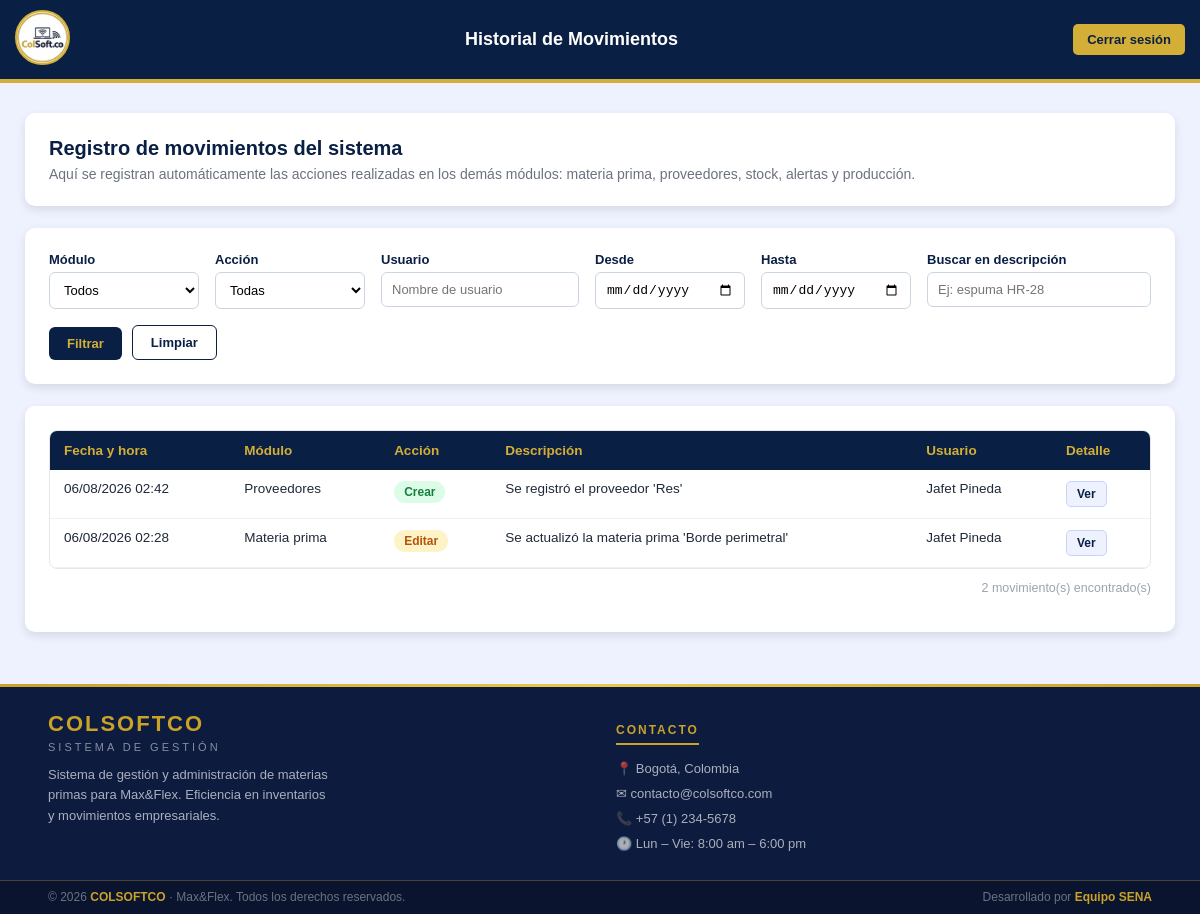
/view/historial_movimientos/historial.php (signed in), run on an earlier commit of the app's database.
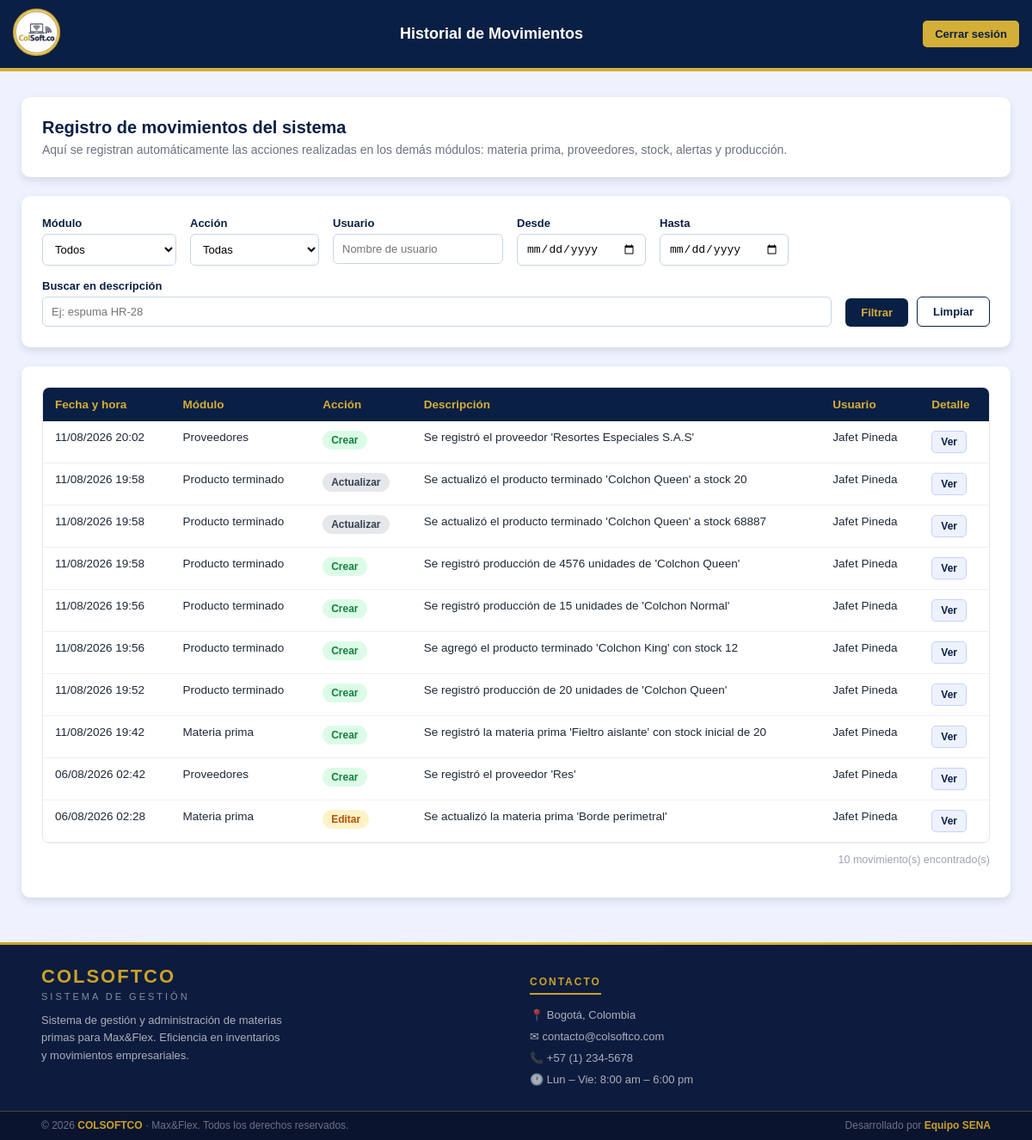
And on a later commit of the database.
### tables this page shows
CREATE TABLE `historial_movimientos` (
  `id` int(11) NOT NULL,
  `modulo` varchar(50) NOT NULL,
  `accion` varchar(50) NOT NULL,
  `id_registro` int(11) DEFAULT NULL,
  `descripcion` text NOT NULL,
  `datos_anteriores` longtext DEFAULT NULL CHECK (json_valid(`datos_anteriores`)),
  `datos_nuevos` longtext DEFAULT NULL CHECK (json_valid(`datos_nuevos`)),
  `usuario_id` int(11) DEFAULT NULL,
  `usuario_nombre` varchar(100) NOT NULL,
  `ip` varchar(45) DEFAULT NULL,
  `fecha_hora` datetime NOT NULL DEFAULT current_timestamp()
);

### app/HistorialMovimientos.php (called while the page is built, shortened)
<?php
require_once __DIR__ . '/../config/conexion.php';
class HistorialMovimientos
{
    private PDO $conn;
    public function __construct()
    {
        $this->conexionObj = new Conexion();
        $this->conn = $this->conexionObj->getConnection();
    }
    public function obtener(array $filtros = [], int $pagina = 1, int $porPagina = 20): array
    {
        [$where, $params] = $this->construirFiltros($filtros);
        $offset = max(0, ($pagina - 1) * $porPagina);
        $sql = "SELECT * FROM historial_movimientos
                {$where}
                ORDER BY fecha_hora DESC
                LIMIT :limite OFFSET :offset";
        $stmt = $this->conn->prepare($sql);
        $stmt->bindValue(':limite', $porPagina, PDO::PARAM_INT);
        $stmt->bindValue(':offset', $offset, PDO::PARAM_INT);
        $stmt->execute();
        return $stmt->fetchAll(PDO::FETCH_ASSOC);
    }
    public function contarRegistros(array $filtros = []): int
    {
        [$where, $params] = $this->construirFiltros($filtros);
        $sql = "SELECT COUNT(*) AS total FROM historial_movimientos {$where}";
        $stmt = $this->conn->prepare($sql);
        $stmt->execute();
        return (int) $stmt->fetch(PDO::FETCH_ASSOC)['total'];
    }
    private function construirFiltros(array $filtros): array
    {
        $condiciones = [];
        $params = [];
        $where = count($condiciones) > 0 ? 'WHERE ' . implode(' AND ', $condiciones) : '';
        return [$where, $params];
    }
}

### config/conexion.php (called while the page is built, shortened)
<?php
  class Conexion
  {
    private string $Servidor = "localhost";
    private string $BaseDeDatos = "colsoftco";
    private string $Usuario = "root";
    private string $Password = "";
    public function getConnection(){
      $this->Conector = new PDO(
        "mysql:host=".$this->Servidor.";dbname=".$this->BaseDeDatos,
        $this->Usuario,
        $this->Password
      );
      $this->Conector->exec("set names utf8");
      return $this->Conector;
    }
  }

### view/historial_movimientos/historial.php (the view, shortened to what this page needs)
<?php
require_once __DIR__ . '/../../app/HistorialMovimientos.php';
$historial = new HistorialMovimientos();
$filtros = [
    'modulo'       => $_GET['modulo'] ?? '',
    'accion'       => $_GET['accion'] ?? '',
    'usuario'      => $_GET['usuario'] ?? '',
    'fecha_inicio' => $_GET['fecha_inicio'] ?? '',
    'fecha_fin'    => $_GET['fecha_fin'] ?? '',
    'buscar'       => $_GET['buscar'] ?? '',
];
$porPagina = 15;
$pagina    = isset($_GET['pagina']) ? max(1, (int) $_GET['pagina']) : 1;
$totalRegistros = $historial->contarRegistros($filtros);
$movimientos    = $historial->obtener($filtros, $pagina, $porPagina);
function claseAccion(string $accion): string
{
    return match ($accion) {
        'crear'    => 'badge badge-crear',
        'editar'   => 'badge badge-editar',
        'eliminar' => 'badge badge-eliminar',
        'entrada'  => 'badge badge-entrada',
        'salida'   => 'badge badge-salida',
        default    => 'badge badge-default',
    };
}
?>
<!DOCTYPE html>
<html lang="es">
<head>
    <link rel="stylesheet" href="historial.css">
</head>
<body>
    <header>
        <div class="logo">
            <a href="../../app/ir_panel.php">
                <img src="../../public/imagenes/logo.png" alt="logo">
            </a>
        </div>
        <div class="header-title">
            <h1>Historial de Movimientos</h1>
        </div>
        <button id="btnLogout" class="btn-logout" onclick="cerrarSesion()">
            Cerrar sesión
        </button>
    </header>
    <div class="page-body">
        <main class="content">
            <div class="tarjeta">
                <h2>Registro de movimientos del sistema</h2>
                <p class="subtitulo">
                    Aquí se registran automáticamente las acciones realizadas en los
                    demás módulos: materia prima, proveedores, stock, alertas y producción.
                </p>
            </div>
            <div class="tarjeta">
                <form class="filtros" method="GET" action="historial.php">
                    <div class="campo-filtro">
                        <label for="modulo">Módulo</label>
                        <select name="modulo" id="modulo">
                            <option value="">Todos</option>
                        </select>
                    </div>
                    <div class="campo-filtro">
                        <label for="accion">Acción</label>
                        <select name="accion" id="accion">
                            <option value="">Todas</option>
                        </select>
                    </div>
                    <div class="campo-filtro">
                        <label for="usuario">Usuario</label>
                        <input type="text" name="usuario" id="usuario" placeholder="Nombre de usuario"
                            value="<?= htmlspecialchars($filtros['usuario']) ?>">
                    </div>
                    <div class="campo-filtro">
                        <label for="fecha_inicio">Desde</label>
                        <input type="date" name="fecha_inicio" id="fecha_inicio"
                            value="<?= htmlspecialchars($filtros['fecha_inicio']) ?>">
                    </div>
                    <div class="campo-filtro">
                        <label for="fecha_fin">Hasta</label>
                        <input type="date" name="fecha_fin" id="fecha_fin"
                            value="<?= htmlspecialchars($filtros['fecha_fin']) ?>">
                    </div>
                    <div class="campo-filtro campo-buscar">
                        <label for="buscar">Buscar en descripción</label>
                        <input type="text" name="buscar" id="buscar" placeholder="Ej: espuma HR-28"
                            value="<?= htmlspecialchars($filtros['buscar']) ?>">
                    </div>
                    <div class="campo-filtro acciones-filtro">
                        <button type="submit" class="btn btn-primary">Filtrar</button>
                        <a href="historial.php" class="btn btn-outline">Limpiar</a>
                    </div>
                </form>
            </div>
            <div class="tarjeta">
                <div class="tabla-wrapper">
                    <table class="tabla-historial">
                        <thead>
                            <tr>
                                <th>Fecha y hora</th>
                                <th>Módulo</th>
                                <th>Acción</th>
                                <th>Descripción</th>
                                <th>Usuario</th>
                                <th>Detalle</th>
                            </tr>
                        </thead>
                        <tbody>
                            <?php if (count($movimientos) === 0): ?>
                                <tr>
                                    <td colspan="6" class="sin-resultados">
                                        No se encontraron movimientos con los filtros seleccionados.
                                    </td>
                                </tr>
                            <?php else: ?>
                                <?php foreach ($movimientos as $mov): ?>
                                    <tr>
                                        <td><?= date('d/m/Y H:i', strtotime($mov['fecha_hora'])) ?></td>
                                        <td><?= htmlspecialchars(ucfirst(str_replace('_', ' ', $mov['modulo']))) ?></td>
                                        <td><span class="<?= claseAccion($mov['accion']) ?>"><?= htmlspecialchars(ucfirst($mov['accion'])) ?></span></td>
                                        <td><?= htmlspecialchars($mov['descripcion']) ?></td>
                                        <td><?= htmlspecialchars($mov['usuario_nombre']) ?></td>
                                        <td>
                                            <?php if ($mov['datos_anteriores'] || $mov['datos_nuevos']): ?>
                                                <button type="button" class="btn-detalle"
                                                    onclick="mostrarDetalle(<?= (int) $mov['id'] ?>)">
                                                    Ver
                                                </button>
                                            <?php else: ?>
                                                —
                                            <?php endif; ?>
                                        </td>
                                    </tr>
                                <?php endforeach; ?>
                            <?php endif; ?>
                        </tbody>
                    </table>
                </div>
                <p class="total-resultados"><?= $totalRegistros ?> movimiento(s) encontrado(s)</p>
            </div>
        </main>
    </div>
    <footer>
        <div class="footer-divider"></div>
        <div class="footer-top">
            <div>
                <p class="footer-brand-name">COLSOFTCO</p>
                <p class="footer-brand-sub">Sistema de Gestión</p>
                <p class="footer-brand-desc">
                    Sistema de gestión y administración de materias primas para Max&Flex.
                    Eficiencia en inventarios y movimientos empresariales.
                </p>
            </div>
            <div>
                <p class="footer-col-title">Contacto</p>
                <div class="footer-contact-item">📍 Bogotá, Colombia</div>
                <div class="footer-contact-item">✉ contacto@colsoftco.com</div>
                <div class="footer-contact-item">📞 +57 (1) 234-5678</div>
                <div class="footer-contact-item">🕐 Lun – Vie: 8:00 am – 6:00 pm</div>
            </div>
        </div>
        <div class="footer-bottom">
            <span>© 2026 <strong>COLSOFTCO</strong> · Max&Flex. Todos los derechos reservados.</span>
            <span>Desarrollado por <strong>Equipo SENA</strong></span>
        </div>
    </footer>
</body>
</html>

### view/historial_movimientos/historial.css (style rules this page uses)
* { box-sizing: border-box; }
body { font-family: Arial, Helvetica, sans-serif; background: #eef2ff; margin: 0; display: flex; flex-direction: column; min-height: 100vh; color: #1f2937; }
header { display: flex; align-items: center; justify-content: space-between; background-color: #0A1F44; padding: 10px 15px; min-height: 70px; border-bottom: 4px solid #D4AF37; gap: 10px; }
header .logo { display: flex; align-items: center; flex-shrink: 0; }
header .logo img { width: 55px; height: 55px; border-radius: 50%; border: 2px solid #D4AF37; background: white; }
.header-title { flex: 1; text-align: center; overflow: hidden; }
.header-title h1 { margin: 0; color: white; font-size: 18px; font-weight: bold; }
.btn-logout { background-color: #D4AF37; color: #0A1F44; border: none; padding: 8px 14px; border-radius: 5px; cursor: pointer; font-size: 13px; font-weight: bold; transition: 0.3s; flex-shrink: 0; }
.page-body { flex: 1; padding: 30px 15px; }
.content { margin: 0 auto; max-width: 1150px; width: 100%; }
.tarjeta { background: #fff; border-radius: 10px; box-shadow: 0 4px 10px rgba(0, 0, 0, .1); padding: 24px; margin-bottom: 22px; }
.tarjeta h2 { margin: 0 0 6px; color: #0A1F44; font-size: 20px; }
.subtitulo { margin: 0; color: #6b7280; font-size: 14px; }
.filtros { display: flex; flex-wrap: wrap; gap: 16px; }
.campo-filtro { display: flex; flex-direction: column; font-size: 13px; min-width: 150px; }
.campo-filtro label { margin-bottom: 5px; font-weight: 600; color: #0A1F44; }
.campo-filtro input, .campo-filtro select { padding: 9px 10px; border: 1px solid #cbd5e1; border-radius: 6px; font-size: 13px; background: #fff; }
.campo-buscar { flex-grow: 1; min-width: 220px; }
.acciones-filtro { flex-direction: row; align-items: flex-end; gap: 10px; }
.btn { padding: 9px 18px; border-radius: 6px; font-size: 13px; font-weight: 700; text-decoration: none; border: none; cursor: pointer; display: inline-block; text-align: center; }
.btn-primary { background: #0A1F44; color: #D4AF37; }
.btn-outline { background: #fff; color: #0A1F44; border: 1px solid #0A1F44; }
.tabla-wrapper { overflow-x: auto; border: 1px solid #e5e7eb; border-radius: 8px; }
.tabla-historial { width: 100%; border-collapse: collapse; font-size: 13.5px; }
.tabla-historial thead { background: #0A1F44; }
.tabla-historial thead th { color: #D4AF37; text-align: left; padding: 12px 14px; font-weight: 700; white-space: nowrap; }
.tabla-historial tbody tr { border-bottom: 1px solid #eef0f2; }
.tabla-historial td { padding: 11px 14px; vertical-align: top; }
.badge { display: inline-block; padding: 4px 10px; border-radius: 20px; font-size: 12px; font-weight: 700; white-space: nowrap; }
.badge-crear { background: #dcfce7; color: #15803d; }
.badge-editar { background: #fef3c7; color: #b45309; }
.badge-default { background: #e5e7eb; color: #374151; }
.btn-detalle { background: #eef2ff; color: #0A1F44; border: 1px solid #c7d2fe; border-radius: 5px; padding: 5px 10px; font-size: 12px; cursor: pointer; font-weight: 600; }
.total-resultados { text-align: right; font-size: 12.5px; color: #9ca3af; margin-top: 12px; }
footer { background: #0D1B3E; color: #ffffff; width: 100%; margin-top: auto; flex-shrink: 0; }
.footer-divider { width: 100%; height: 3px; background: linear-gradient(90deg, #C9A227, #E8C84A, #C9A227); }
.footer-top { display: grid; grid-template-columns: 1fr 1fr; gap: 2rem; padding: 1.5rem 3rem 1.2rem; border-bottom: 1px solid rgba(201, 162, 39, 0.3); }
.footer-brand-name { font-size: 22px; font-weight: 700; color: #C9A227; letter-spacing: 2px; margin: 0 0 4px; }
.footer-brand-sub { font-size: 11px; letter-spacing: 3px; color: rgba(255, 255, 255, 0.5); text-transform: uppercase; margin: 0 0 12px; }
.footer-brand-desc { font-size: 13px; color: rgba(255, 255, 255, 0.65); line-height: 1.6; max-width: 280px; margin: 0; }
.footer-col-title { font-size: 12px; font-weight: 700; letter-spacing: 2px; text-transform: uppercase; color: #C9A227; border-bottom: 2px solid #C9A227; display: inline-block; padding-bottom: 6px; margin-bottom: 16px; }
.footer-contact-item { display: flex; align-items: flex-start; gap: 10px; margin-bottom: 10px; font-size: 13px; color: rgba(255, 255, 255, 0.65); }
.footer-bottom { display: flex; justify-content: space-between; align-items: center; padding: 0.6rem 3rem; background: rgba(0, 0, 0, 0.25); flex-wrap: wrap; gap: 8px; }
.footer-bottom span { font-size: 12px; color: rgba(255, 255, 255, 0.4); }
.footer-bottom strong { color: #C9A227; }

What changed in the data, as far as the page shows it:
added historial_movimientos: fecha_hora "11/08/2026 20:02", modulo "Proveedores", accion "Crear", descripcion "Se registró el proveedor 'Resortes Especiales S.A.S'", usuario_nombre "Jafet Pineda"
added historial_movimientos: fecha_hora "11/08/2026 19:58", modulo "Producto terminado", accion "Actualizar", descripcion "Se actualizó el producto terminado 'Colchon Queen' a stock 20", usuario_nombre "Jafet Pineda"
added historial_movimientos: fecha_hora "11/08/2026 19:58", modulo "Producto terminado", accion "Actualizar", descripcion "Se actualizó el producto terminado 'Colchon Queen' a stock 68887", usuario_nombre "Jafet Pineda"
added historial_movimientos: fecha_hora "11/08/2026 19:58", modulo "Producto terminado", accion "Crear", descripcion "Se registró producción de 4576 unidades de 'Colchon Queen'", usuario_nombre "Jafet Pineda"
added historial_movimientos: fecha_hora "11/08/2026 19:56", modulo "Producto terminado", accion "Crear", descripcion "Se registró producción de 15 unidades de 'Colchon Normal'", usuario_nombre "Jafet Pineda"
added historial_movimientos: fecha_hora "11/08/2026 19:56", modulo "Producto terminado", accion "Crear", descripcion "Se agregó el producto terminado 'Colchon King' con stock 12", usuario_nombre "Jafet Pineda"
added historial_movimientos: fecha_hora "11/08/2026 19:52", modulo "Producto terminado", accion "Crear", descripcion "Se registró producción de 20 unidades de 'Colchon Queen'", usuario_nombre "Jafet Pineda"
added historial_movimientos: fecha_hora "11/08/2026 19:42", modulo "Materia prima", accion "Crear", descripcion "Se registró la materia prima 'Fieltro aislante' con stock inicial de 20", usuario_nombre "Jafet Pineda"
Also different on the page:
$totalRegistros: "2" → "10"
